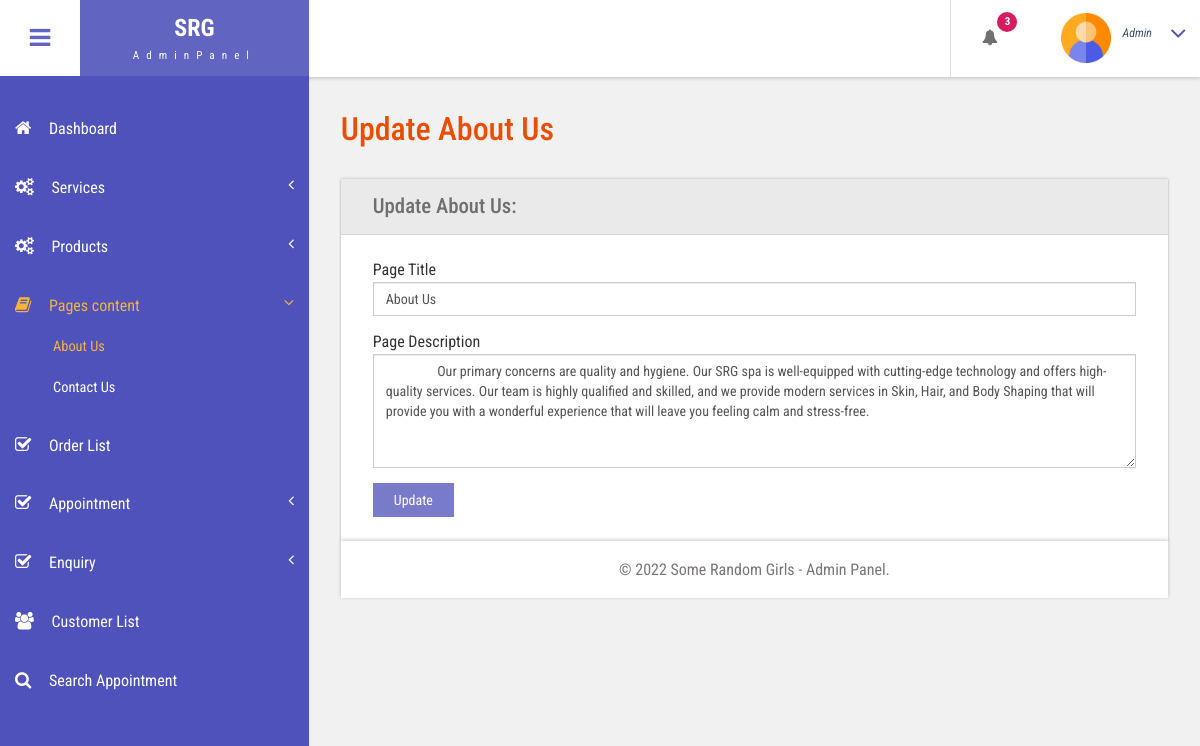
The page /bpms1/admin/about-us.php (signed in) on the database its author committed.
### tables this page shows
CREATE TABLE IF NOT EXISTS `tblpage` (
  `ID` int(10) NOT NULL AUTO_INCREMENT,
  `PageType` varchar(200) DEFAULT NULL,
  `PageTitle` mediumtext,
  `PageDescription` mediumtext,
  `Email` varchar(200) DEFAULT NULL,
  `MobileNumber` bigint(10) DEFAULT NULL,
  `UpdationDate` date DEFAULT NULL,
  `Timing` varchar(200) NOT NULL,
  PRIMARY KEY (`ID`)
);

### bpms1/admin/about-us.php (the view, shortened to what this page needs)
<?php
include('includes/dbconnection.php');
if (strlen($_SESSION['bpmsuid']==0)) {
  header('location:logout.php');
  } else{
  ?>
<!DOCTYPE HTML>
<html>
<head>
<link href="css/bootstrap.css" rel='stylesheet' type='text/css' />
<link href="css/style.css" rel='stylesheet' type='text/css' />
<link href="css/font-awesome.css" rel="stylesheet">
<link href="css/animate.css" rel="stylesheet" type="text/css" media="all">
<link href="css/custom.css" rel="stylesheet">
</head>
<body class="cbp-spmenu-push">
	<div class="main-content">
		 <?php include_once('includes/sidebar.php');?>
	 <?php include_once('includes/header.php');?>
		<div id="page-wrapper">
			<div class="main-page">
				<div class="forms">
					<h3 class="title1">Update About Us</h3>
					<div class="form-grids row widget-shadow" data-example-id="basic-forms">
						<div class="form-title">
							<h4>Update About Us:</h4>
						</div>
						<div class="form-body">
							<form method="post">
  <?php
$ret=mysqli_query($con,"select * from  tblpage where PageType='aboutus'");
while ($row=mysqli_fetch_array($ret)) {
?>
							 <div class="form-group"> <label for="exampleInputEmail1">Page Title</label> <input type="text" class="form-control" name="pagetitle" id="pagetitle" value="<?php  echo $row['PageTitle'];?>" required="true"> </div> <div class="form-group"> <label for="exampleInputPassword1">Page Description</label> <textarea name="pagedes" id="pagedes" rows="5" class="form-control">
        <?php  echo $row['PageDescription'];?></textarea> </div>
							 <?php } ?>
							  <button type="submit" name="submit" class="btn btn-default">Update</button> </form>
						</div>
					</div>
			</div>
		</div>
		 <?php include_once('includes/footer.php');?>
	</div>
</body>
</html>
<?php } ?>

### bpms1/admin/css/style.css (style rules this page uses)
h4, h5, h6, h1, h2, h3 { margin: 0; }
html, body { font-family: 'Roboto Condensed', sans-serif; font-size: 100%; overflow-x: hidden; background: #fff; }
h1,h2,h3,h4,h5,h6 { margin:0; }
ul,label { margin:0; padding:0; }
.main-content { position: relative; }
.cbp-spmenu-push { overflow-x: hidden; position: relative; }
.cbp-spmenu, .cbp-spmenu-push { -webkit-transition: all 0.3s ease; -moz-transition: all 0.3s ease; transition: all 0.3s ease; }
.cbp-spmenu-push div#page-wrapper { margin: 0 0 0 19.3em; transition:.5s all; -webkit-transition:.5s all; -moz-transition:.5s all; }
.charts,.row { margin: 2em 0 0; }
.widget-shadow { background-color: #fff; box-shadow: 0 -1px 3px rgba(0,0,0,.12),0 1px 2px rgba(0,0,0,.24); -webkit-box-shadow: 0 -1px 3px rgba(0,0,0,.12),0 1px 2px rgba(0,0,0,.24); -moz-box-shadow: 0 -1px 3px rgba(0,0,0,.12),0 1px 2px rgba(0,0,0,.24); }
h3.title1 { font-size: 2em; color: #e94e02; margin-bottom: 0.8em; }
.forms h3.title1 { margin-bottom:0; }
.forms h4 { font-size: 1.3em; color: #6F6F6F; }
.form-title { padding: 1em 2em; background-color: #EAEAEA; border-bottom: 1px solid #D6D5D5; }
.form-body { padding: 1.5em 2em; }
.forms label { font-weight: 400; }
.form-control { border-radius: inherit; }
.forms button.btn.btn-default { background-color: rgba(97, 100, 193, 0.85); color: #fff; padding: .5em 1.5em; border: none; outline:none; border-radius: inherit; }

### bpms1/admin/css/custom.css (style rules this page uses)
#page-wrapper { padding:7em 2em 2.5em; background-color: #F1F1F1; }

### rows shown on the page
tblpage: pagetitle "About Us", pagedes "Our primary concerns are quality and hygiene. Our SRG spa is well-equipped with cutting-edge technology and offers high-quality services. Our team is highly qualified and skilled, and we provide modern services in Skin, Hair, and Body Shaping that will provide you with a wonderful experience that will leave you feeling calm and stress-free."

### other values the page prints
$num "3"
